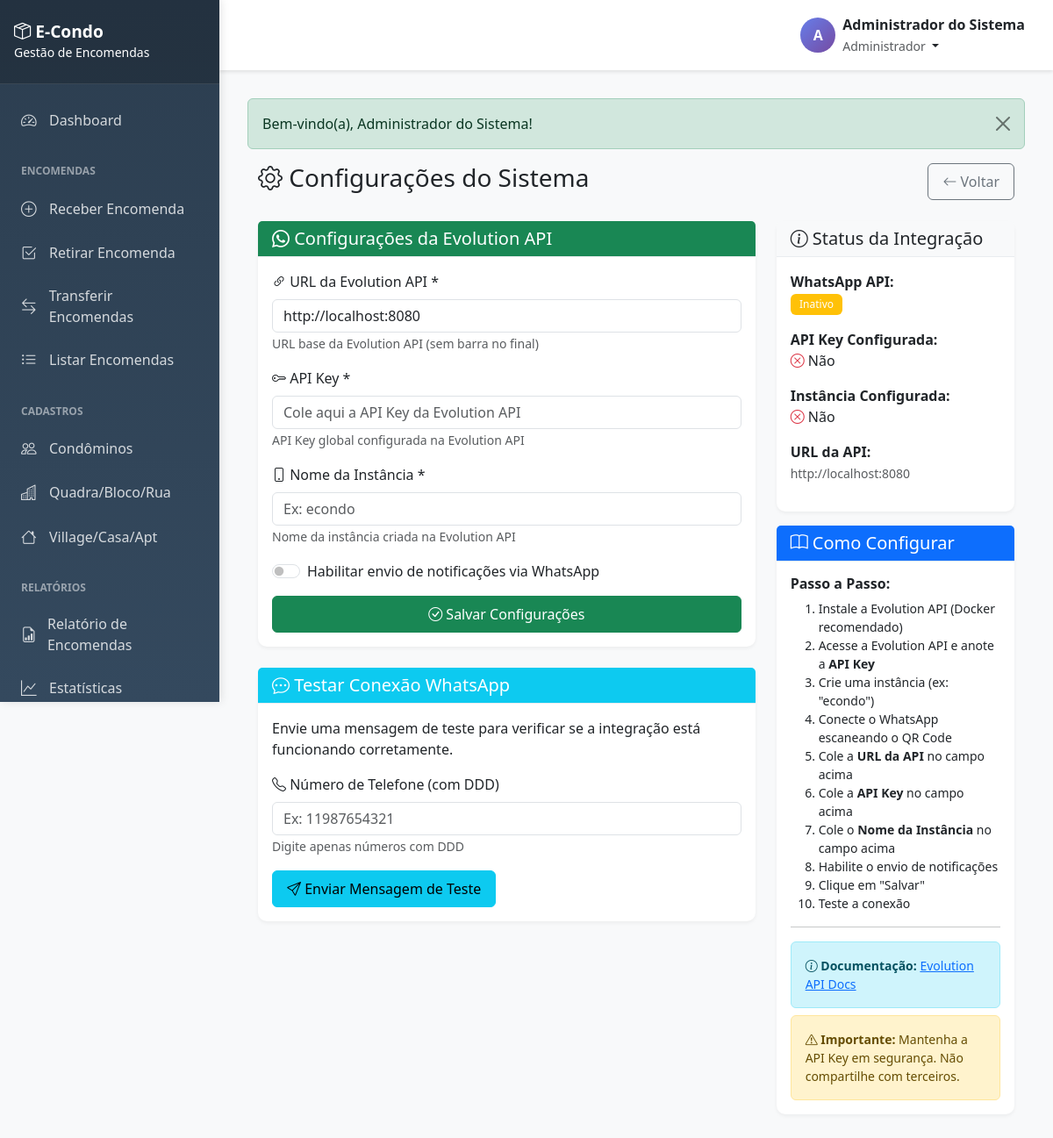
Screenshot of /admin/settings.php (signed in) with the database file from the repository.
### tables this page shows
CREATE TABLE IF NOT EXISTS system_settings (
    id INT AUTO_INCREMENT PRIMARY KEY,
    setting_key VARCHAR(100) NOT NULL UNIQUE,
    setting_value TEXT,
    description TEXT,
    updated_at TIMESTAMP DEFAULT CURRENT_TIMESTAMP ON UPDATE CURRENT_TIMESTAMP,
    INDEX idx_key (setting_key)
);

### app/core/Database.php (called while the page is built, shortened)
<?php
class Database {
    private static $instance = null;
    private $connection;
    private function __construct() {
        try {
            $dsn = "mysql:host=" . DB_HOST . ";dbname=" . DB_NAME . ";charset=" . DB_CHARSET;
            $options = [
                PDO::ATTR_ERRMODE => PDO::ERRMODE_EXCEPTION,
                PDO::ATTR_DEFAULT_FETCH_MODE => PDO::FETCH_ASSOC,
                PDO::ATTR_EMULATE_PREPARES => false,
                PDO::MYSQL_ATTR_INIT_COMMAND => "SET NAMES utf8mb4"
            ];
            $this->connection = new PDO($dsn, DB_USER, DB_PASS, $options);
        } catch (PDOException $e) {
            die("Erro de conexão com o banco de dados: " . $e->getMessage());
        }
    }
    public static function getInstance() {
        if (self::$instance === null) {
            self::$instance = new self();
        }
        return self::$instance;
    }
    public function getConnection() {
        return $this->connection;
    }
}

### app/helpers/WhatsAppService.php (called while the page is built, shortened)
<?php
class WhatsAppService {
    private $apiKey;
    private $instanceName;
    private $enabled;
    public function __construct() {
        $this->loadConfig();
    }
    private function loadConfig() {
        $settingModel = new SystemSetting();
        $config = $settingModel->getWhatsAppConfig();
        $this->apiKey = $config['api_key'] ?? $config['token'] ?? null;
        $this->instanceName = $config['instance_name'] ?? $config['phone_id'] ?? null;
        $this->enabled = $config['enabled'];
        $this->apiUrl = $settingModel->getEvolutionApiUrl();
    }
    public function isEnabled() {
        return $this->enabled && !empty($this->apiKey) && !empty($this->instanceName);
    }
}

### app/core/Model.php (called while the page is built, shortened)
<?php
class Model {
    protected $db;
    protected $table;
    public function __construct() {
        $this->db = Database::getInstance()->getConnection();
    }
    public function findOneWhere($conditions) {
        $where = [];
        $params = [];
        foreach ($conditions as $key => $value) {
            $where[] = "{$key} = :{$key}";
            $params[$key] = $value;
        }
        $whereClause = implode(' AND ', $where);
        $sql = "SELECT * FROM {$this->table} WHERE {$whereClause} LIMIT 1";
        $stmt = $this->db->prepare($sql);
        $stmt->execute($params);
        return $stmt->fetch();
    }
}

### config/config.php (called while the page is built, shortened)
<?php
spl_autoload_register(function ($class) {
    $directories = [
        BASE_PATH . 'app/models/',
        BASE_PATH . 'app/controllers/',
        BASE_PATH . 'app/core/',
        BASE_PATH . 'app/helpers/',
    ];
    foreach ($directories as $directory) {
        $file = $directory . $class . '.php';
        if (file_exists($file)) {
            return;
        }
    }
});

### app/models/SystemSetting.php (called while the page is built, shortened)
<?php
class SystemSetting extends Model {
    protected $table = 'system_settings';
    public function get($key, $default = null) {
        $setting = $this->findOneWhere(['setting_key' => $key]);
        return $setting['setting_value'];
    }
    public function getMultiple($keys) {
        $placeholders = implode(',', array_fill(0, count($keys), '?'));
        $sql = "SELECT setting_key, setting_value FROM {$this->table} WHERE setting_key IN ({$placeholders})";
        $stmt = $this->db->prepare($sql);
        $stmt->execute($keys);
        $results = $stmt->fetchAll();
        $settings = [];
        foreach ($results as $row) {
            $settings[$row['setting_key']] = $row['setting_value'];
        }
        return $settings;
    }
    public function getWhatsAppConfig() {
        $keys = ['evolution_api_key', 'evolution_instance_name', 'whatsapp_enabled'];
        $settings = $this->getMultiple($keys);
        return [
            'api_key' => $settings['evolution_api_key'] ?? '',
            'instance_name' => $settings['evolution_instance_name'] ?? '',
            'enabled' => ($settings['whatsapp_enabled'] ?? '0') === '1',
            'token' => $settings['evolution_api_key'] ?? '',
            'phone_id' => $settings['evolution_instance_name'] ?? ''
        ];
    }
    public function getEvolutionApiUrl() {
        return $this->get('evolution_api_url', EVOLUTION_API_URL);
    }
}

### admin/settings.php (the view, shortened to what this page needs)
<?php
require_once '../config/config.php';
$settingModel = new SystemSetting();
$whatsappService = new WhatsAppService();
$whatsappConfig = $settingModel->getWhatsAppConfig();
require_once '../app/views/layouts/header.php';
?>
<div class="container-fluid">
    <div class="row">
        <div class="col-12">
            <div class="d-flex justify-content-between align-items-center mb-4">
                <h1 class="h3">
                    <i class="bi bi-gear"></i> Configurações do Sistema
                </h1>
                <a href="<?= SITE_URL ?>/index.php" class="btn btn-outline-secondary">
                    <i class="bi bi-arrow-left"></i> Voltar
                </a>
            </div>
        </div>
    </div>
    <div class="row">
        <div class="col-lg-8">
            <div class="card mb-4">
                <div class="card-header bg-success text-white">
                    <h5 class="mb-0"><i class="bi bi-whatsapp"></i> Configurações da Evolution API</h5>
                </div>
                <div class="card-body">
                    <form method="POST" action="">
                        <div class="mb-3">
                            <label for="evolution_api_url" class="form-label">
                                <i class="bi bi-link-45deg"></i> URL da Evolution API *
                            </label>
                            <input type="text" class="form-control" id="evolution_api_url" name="evolution_api_url"
                                   value="<?= htmlspecialchars($settingModel->getEvolutionApiUrl()) ?>"
                                   placeholder="http://localhost:8080">
                            <small class="text-muted">
                                URL base da Evolution API (sem barra no final)
                            </small>
                        </div>
                        <div class="mb-3">
                            <label for="evolution_api_key" class="form-label">
                                <i class="bi bi-key"></i> API Key *
                            </label>
                            <input type="text" class="form-control" id="evolution_api_key" name="evolution_api_key"
                                   value="<?= htmlspecialchars($whatsappConfig['api_key']) ?>"
                                   placeholder="Cole aqui a API Key da Evolution API">
                            <small class="text-muted">
                                API Key global configurada na Evolution API
                            </small>
                        </div>
                        <div class="mb-3">
                            <label for="evolution_instance_name" class="form-label">
                                <i class="bi bi-phone"></i> Nome da Instância *
                            </label>
                            <input type="text" class="form-control" id="evolution_instance_name" name="evolution_instance_name"
                                   value="<?= htmlspecialchars($whatsappConfig['instance_name']) ?>"
                                   placeholder="Ex: econdo">
                            <small class="text-muted">
                                Nome da instância criada na Evolution API
                            </small>
                        </div>
                        <div class="mb-3">
                            <div class="form-check form-switch">
                                <input class="form-check-input" type="checkbox" id="whatsapp_enabled"
                                       name="whatsapp_enabled" <?= $whatsappConfig['enabled'] ? 'checked' : '' ?>>
                                <label class="form-check-label" for="whatsapp_enabled">
                                    Habilitar envio de notificações via WhatsApp
                                </label>
                            </div>
                        </div>
                        <div class="d-grid gap-2">
                            <button type="submit" class="btn btn-success">
                                <i class="bi bi-check-circle"></i> Salvar Configurações
                            </button>
                        </div>
                    </form>
                </div>
            </div>
            <div class="card">
                <div class="card-header bg-info text-white">
                    <h5 class="mb-0"><i class="bi bi-chat-dots"></i> Testar Conexão WhatsApp</h5>
                </div>
                <div class="card-body">
                    <p>Envie uma mensagem de teste para verificar se a integração está funcionando corretamente.</p>
                    <form method="POST" action="">
                        <div class="mb-3">
                            <label for="test_phone" class="form-label">
                                <i class="bi bi-telephone"></i> Número de Telefone (com DDD)
                            </label>
                            <input type="text" class="form-control" id="test_phone" name="test_phone"
                                   placeholder="Ex: 11987654321" data-format="phone" required>
                            <small class="text-muted">Digite apenas números com DDD</small>
                        </div>
                        <button type="submit" class="btn btn-info">
                            <i class="bi bi-send"></i> Enviar Mensagem de Teste
                        </button>
                    </form>
                </div>
            </div>
        </div>
        <div class="col-lg-4">
            <div class="card mb-3">
                <div class="card-header bg-light">
                    <h5 class="mb-0"><i class="bi bi-info-circle"></i> Status da Integração</h5>
                </div>
                <div class="card-body">
                    <div class="mb-3">
                        <strong>WhatsApp API:</strong><br>
                        <?php if ($whatsappService->isEnabled()): ?>
                            <span class="badge bg-success">Ativo</span>
                        <?php else: ?>
                            <span class="badge bg-warning">Inativo</span>
                        <?php endif; ?>
                    </div>
                    <div class="mb-3">
                        <strong>API Key Configurada:</strong><br>
                        <?php if (!empty($whatsappConfig['api_key'])): ?>
                            <i class="bi bi-check-circle text-success"></i> Sim
                        <?php else: ?>
                            <i class="bi bi-x-circle text-danger"></i> Não
                        <?php endif; ?>
                    </div>
                    <div class="mb-3">
                        <strong>Instância Configurada:</strong><br>
                        <?php if (!empty($whatsappConfig['instance_name'])): ?>
                            <i class="bi bi-check-circle text-success"></i> Sim (<?= htmlspecialchars($whatsappConfig['instance_name']) ?>)
                        <?php else: ?>
                            <i class="bi bi-x-circle text-danger"></i> Não
                        <?php endif; ?>
                    </div>
                    <div class="mb-3">
                        <strong>URL da API:</strong><br>
                        <small class="text-muted"><?= htmlspecialchars($settingModel->getEvolutionApiUrl()) ?></small>
                    </div>
                </div>
            </div>
            <div class="card border-primary">
                <div class="card-header bg-primary text-white">
                    <h5 class="mb-0"><i class="bi bi-book"></i> Como Configurar</h5>
                </div>
                <div class="card-body">
                    <h6 class="fw-bold">Passo a Passo:</h6>
                    <ol class="small">
                        <li>Instale a Evolution API (Docker recomendado)</li>
                        <li>Acesse a Evolution API e anote a <strong>API Key</strong></li>
                        <li>Crie uma instância (ex: "econdo")</li>
                        <li>Conecte o WhatsApp escaneando o QR Code</li>
                        <li>Cole a <strong>URL da API</strong> no campo acima</li>
                        <li>Cole a <strong>API Key</strong> no campo acima</li>
                        <li>Cole o <strong>Nome da Instância</strong> no campo acima</li>
                        <li>Habilite o envio de notificações</li>
                        <li>Clique em "Salvar"</li>
                        <li>Teste a conexão</li>
                    </ol>
                    <hr>
                    <div class="alert alert-info mb-2 small">
                        <i class="bi bi-info-circle"></i>
                        <strong>Documentação:</strong> <a href="https://doc.evolution-api.com/" target="_blank">Evolution API Docs</a>
                    </div>
                    <div class="alert alert-warning mb-0 small">
                        <i class="bi bi-exclamation-triangle"></i>
                        <strong>Importante:</strong> Mantenha a API Key em segurança. Não compartilhe com terceiros.
                    </div>
                </div>
            </div>
        </div>
    </div>
</div>
<?php require_once '../app/views/layouts/footer.php'; ?>

### app/views/layouts/header.php (style rules this page uses)
:root { --sidebar-width: 250px; --header-height: 60px; }
body { font-family: 'Segoe UI', Tahoma, Geneva, Verdana, sans-serif; background-color: #f8f9fa; }
.card { border: none; border-radius: 10px; box-shadow: 0 2px 4px rgba(0,0,0,0.05); margin-bottom: 1.5rem; }
.card-header { background: white; border-bottom: 1px solid #e9ecef; font-weight: 600; }
.badge { padding: 0.35rem 0.65rem; font-weight: 500; }
.btn { border-radius: 6px; padding: 0.5rem 1rem; font-weight: 500; }

### rows the page displays
system_settings: evolution_api_url "http://localhost:8080", setting_value "http://localhost:8080"

### other values shown
substr(getCurrentUser()['full_name'], 0, 1) "A"
getCurrentUser()['full_name'] "Administrador do Sistema"
$roles[getCurrentUser()['role']] "Administrador"
$flash['message'] "Bem-vindo(a), Administrador do Sistema!"
